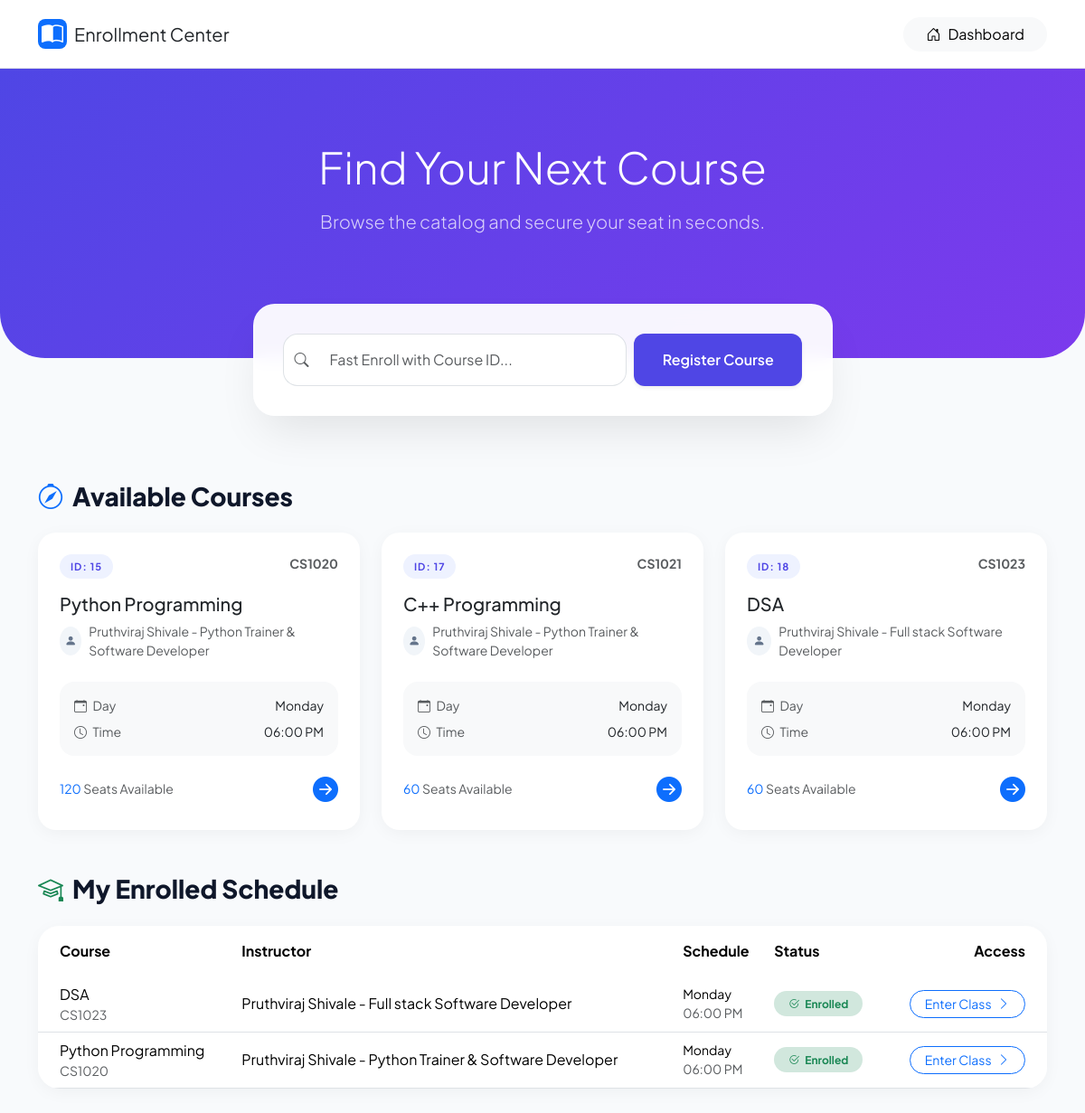
Page /courses.php (signed in) on the committed database.
### tables this page shows
CREATE TABLE `courses` (
  `id` int(11) NOT NULL,
  `course_code` varchar(20) NOT NULL,
  `course_name` varchar(100) NOT NULL,
  `description` text DEFAULT NULL,
  `instructor_name` varchar(100) DEFAULT NULL,
  `schedule_day` varchar(20) DEFAULT NULL,
  `schedule_time` varchar(20) DEFAULT NULL,
  `total_seats` int(11) DEFAULT 60,
  `created_at` timestamp NOT NULL DEFAULT current_timestamp()
);

CREATE TABLE `student_courses` (
  `id` int(11) NOT NULL,
  `student_id` int(11) NOT NULL,
  `course_id` int(11) NOT NULL,
  `registered_at` timestamp NOT NULL DEFAULT current_timestamp()
);

### courses.php (the view, shortened to what this page needs)
<?php
require 'config.php';
$student_id = $_SESSION['student_id'];
$courses = [];
$res = $conn->query("SELECT * FROM courses ORDER BY id ASC");
if ($res) {
    while ($r = $res->fetch_assoc()) $courses[] = $r;
}
$regStmt = $conn->prepare("SELECT c.id, c.course_code, c.course_name, c.instructor_name,
                                  c.schedule_day, c.schedule_time, sc.registered_at
                           FROM student_courses sc
                           JOIN courses c ON sc.course_id = c.id
                           WHERE sc.student_id = ?
                           ORDER BY sc.registered_at DESC");
$regStmt->bind_param("i", $student_id);
$regStmt->execute();
$regRes = $regStmt->get_result();
$registered_courses = $regRes->fetch_all(MYSQLI_ASSOC);
?>
<!DOCTYPE html>
<html lang="en">
<head>
    <link href="https://cdn.jsdelivr.net/npm/bootstrap@5.3.3/dist/css/bootstrap.min.css" rel="stylesheet">
    <link rel="stylesheet" href="https://cdn.jsdelivr.net/npm/bootstrap-icons@1.11.3/font/bootstrap-icons.min.css">
</head>
<body>
<nav class="navbar navbar-expand-lg bg-white border-bottom py-3">
    <div class="container">
        <a class="navbar-brand fw-800 d-flex align-items-center" href="#">
            <div class="bg-primary text-white rounded-3 p-1 me-2" style="line-height: 1;">
                <i class="bi bi-book-half fs-4"></i>
            </div>
            <span class="text-dark">Enrollment Center</span>
        </a>
        <a href="dashboard.php" class="btn btn-light rounded-pill px-4 fw-600">
            <i class="bi bi-house-door me-2"></i>Dashboard
        </a>
    </div>
</nav>
<div class="enroll-hero text-center">
    <div class="container">
        <h1 class="display-5 fw-800 mb-3">Find Your Next Course</h1>
        <p class="lead opacity-75">Browse the catalog and secure your seat in seconds.</p>
    </div>
</div>
<div class="container">
    <div class="row justify-content-center quick-enroll-container">
        <div class="col-lg-7">
            <div class="glass-card">
                <form method="POST" class="row g-2">
                    <div class="col-md-8">
                        <div class="input-group">
                            <span class="input-group-text bg-white border-end-0 rounded-start-4"><i class="bi bi-search text-muted"></i></span>
                            <input type="number" name="course_id" class="form-control border-start-0 py-3 rounded-end-4" placeholder="Fast Enroll with Course ID..." required>
                        </div>
                    </div>
                    <div class="col-md-4">
                        <button class="btn btn-enroll w-100 h-100 shadow-sm" type="submit">
                            Register Course
                        </button>
                    </div>
                </form>
            </div>
        </div>
    </div>
    <div class="mt-5 pt-4">
        <h3 class="section-title"><i class="bi bi-compass text-primary"></i> Available Courses</h3>
        <div class="row g-4">
            <?php foreach ($courses as $c): ?>
            <div class="col-md-6 col-lg-4">
                <div class="card course-card">
                    <div class="card-body p-4">
                        <div class="d-flex justify-content-between align-items-start mb-3">
                            <span class="course-badge">ID: <?php echo $c['id']; ?></span>
                            <span class="text-muted small fw-bold"><?php echo htmlspecialchars($c['course_code']); ?></span>
                        </div>
                        <h5 class="fw-700 mb-2"><?php echo htmlspecialchars($c['course_name']); ?></h5>
                        <div class="d-flex align-items-center mb-4">
                            <div class="instructor-avatar me-2">
                                <i class="bi bi-person-fill"></i>
                            </div>
                            <span class="small text-muted"><?php echo htmlspecialchars($c['instructor_name']); ?></span>
                        </div>
                        <div class="bg-light rounded-4 p-3 mb-3">
                            <div class="d-flex justify-content-between mb-2">
                                <span class="small text-muted"><i class="bi bi-calendar-event me-1"></i> Day</span>
                                <span class="small fw-600 text-dark"><?php echo htmlspecialchars($c['schedule_day']); ?></span>
                            </div>
                            <div class="d-flex justify-content-between">
                                <span class="small text-muted"><i class="bi bi-clock me-1"></i> Time</span>
                                <span class="small fw-600 text-dark"><?php echo htmlspecialchars($c['schedule_time']); ?></span>
                            </div>
                        </div>
                        <div class="d-flex justify-content-between align-items-center">
                            <div class="small">
                                <span class="fw-700 text-primary"><?php echo htmlspecialchars($c['total_seats']); ?></span>
                                <span class="text-muted">Seats Available</span>
                            </div>
                            <i class="bi bi-arrow-right-circle-fill text-primary fs-3"></i>
                        </div>
                    </div>
                </div>
            </div>
            <?php endforeach; ?>
        </div>
    </div>
    <div class="mt-5 mb-5">
        <h3 class="section-title"><i class="bi bi-mortarboard text-success"></i> My Enrolled Schedule</h3>
        <div class="card reg-table-card">
            <div class="card-body p-0">
                <?php if (empty($registered_courses)): ?>
                    <div class="text-center py-5">
                        <img src="https://cdn-icons-png.flaticon.com/512/7486/7486744.png" width="80" class="opacity-25 mb-3" alt="Empty">
                        <p class="text-muted">You are not enrolled in any courses yet.</p>
                    </div>
                <?php else: ?>
                    <div class="table-responsive">
                        <table class="table align-middle mb-0">
                            <thead class="bg-light">
                                <tr>
                                    <th class="ps-4 py-3 border-0">Course</th>
                                    <th class="py-3 border-0">Instructor</th>
                                    <th class="py-3 border-0">Schedule</th>
                                    <th class="py-3 border-0">Status</th>
                                    <th class="py-3 border-0 pe-4 text-end">Access</th>
                                </tr>
                            </thead>
                            <tbody>
                                <?php foreach ($registered_courses as $rc): ?>
                                <tr>
                                    <td class="ps-4">
                                        <div class="fw-700"><?php echo htmlspecialchars($rc['course_name']); ?></div>
                                        <div class="small text-muted"><?php echo htmlspecialchars($rc['course_code']); ?></div>
                                    </td>
                                    <td><?php echo htmlspecialchars($rc['instructor_name']); ?></td>
                                    <td>
                                        <div class="small fw-600"><?php echo htmlspecialchars($rc['schedule_day']); ?></div>
                                        <div class="small text-muted"><?php echo htmlspecialchars($rc['schedule_time']); ?></div>
                                    </td>
                                    <td>
                                        <span class="badge bg-success-subtle text-success px-3 py-2 rounded-pill">
                                            <i class="bi bi-check2-circle me-1"></i> Enrolled
                                        </span>
                                    </td>
                                    <td class="pe-4 text-end">
                                        <a href="course.php?course_id=<?php echo $rc['id']; ?>" class="btn btn-outline-primary btn-sm rounded-pill px-3">
                                            Enter Class <i class="bi bi-chevron-right ms-1"></i>
                                        </a>
                                    </td>
                                </tr>
                                <?php endforeach; ?>
                            </tbody>
                        </table>
                    </div>
                <?php endif; ?>
            </div>
        </div>
    </div>
</div>
</body>
</html>

### courses.php (style rules this page uses)
:root { --primary: #4f46e5; --primary-hover: #4338ca; --bg-soft: #f8fafc; --card-shadow: 0 4px 20px -2px rgba(0, 0, 0, 0.05); }
body { background-color: var(--bg-soft); font-family: 'Plus Jakarta Sans', sans-serif; color: #1e293b; }
.enroll-hero { background: linear-gradient(135deg, #4f46e5 0%, #7c3aed 100%); padding: 80px 0 120px; color: white; border-radius: 0 0 50px 50px; }
.quick-enroll-container { margin-top: -60px; z-index: 10; position: relative; }
.glass-card { background: rgba(255, 255, 255, 0.95); backdrop-filter: blur(10px); border: 1px solid rgba(255, 255, 255, 0.3); border-radius: 24px; box-shadow: 0 25px 50px -12px rgba(0, 0, 0, 0.1); padding: 2rem; }
.course-card { border: none; border-radius: 20px; transition: all 0.3s ease; height: 100%; background: white; box-shadow: var(--card-shadow); }
.course-badge { font-size: 0.7rem; text-transform: uppercase; letter-spacing: 1px; padding: 5px 12px; border-radius: 50px; background: #eef2ff; color: var(--primary); font-weight: 700; }
.instructor-avatar { width: 32px; height: 32px; background: #f1f5f9; border-radius: 50%; display: flex; align-items: center; justify-content: center; font-size: 0.8rem; color: #64748b; }
.reg-table-card { border: none; border-radius: 24px; overflow: hidden; box-shadow: var(--card-shadow); }
.btn-enroll { background: var(--primary); color: white; border-radius: 12px; font-weight: 600; padding: 12px 24px; border: none; }
.section-title { font-weight: 800; color: #0f172a; margin-bottom: 1.5rem; display: flex; align-items: center; gap: 10px; }

### rows in the picture
courses: id "15", course_code "CS1020", course_name "Python Programming", instructor_name "Pruthviraj Shivale - Python Trainer & Software Developer", schedule_day "Monday", schedule_time "06:00 PM", total_seats "120"
courses: id "17", course_code "CS1021", course_name "C++ Programming", instructor_name "Pruthviraj Shivale - Python Trainer & Software Developer", schedule_day "Monday", schedule_time "06:00 PM", total_seats "60"
courses: id "18", course_code "CS1023", course_name "DSA", instructor_name "Pruthviraj Shivale - Full stack Software Developer", schedule_day "Monday", schedule_time "06:00 PM", total_seats "60"
student_courses: course.course_name "DSA", course.course_code "CS1023", course.instructor_name "Pruthviraj Shivale - Full stack Software Developer", course.schedule_day "Monday", course.schedule_time "06:00 PM"
student_courses: course.course_name "Python Programming", course.course_code "CS1020", course.instructor_name "Pruthviraj Shivale - Python Trainer & Software Developer", course.schedule_day "Monday", course.schedule_time "06:00 PM"
